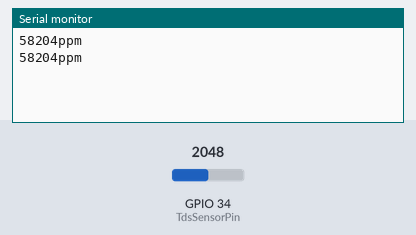
Simulated run of this sketch. Board: ESP32. Shown: the last lines printed to the serial monitor. The test bench sets the inputs (shaded band); at power-on: GPIO 34 (TdsSensorPin) = 2048.

Above: at 1.8 s.
1.9 s: GPIO 34 (TdsSensorPin) set to 2866
At 2.4 s:
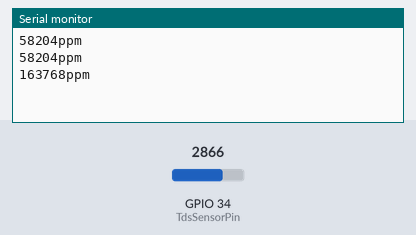
3.4 s: GPIO 34 (TdsSensorPin) set to 3603
At 4.8 s:
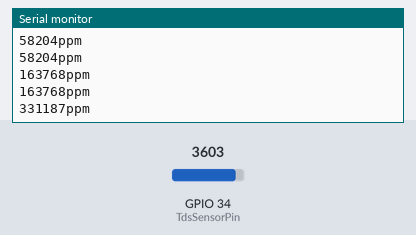
Timing chart, 0 to 6.4 s (numbered marks = the images above; inputs shaded):
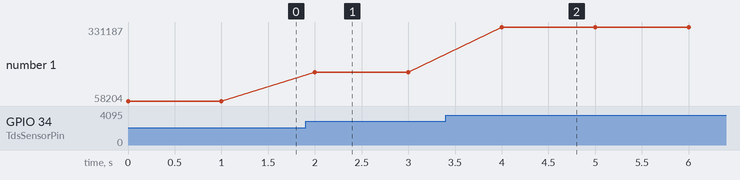

Measured:
- after the input at 1.9 s, the serial monitor: prints a new line after 0.10 s (image 1)
- after the input at 3.4 s, the serial monitor: prints a new line after 0.60 s (image 2)
- plotted number 1: 58204 → 163768 after the input at 1.9 s, 163768 → 331187 after the input at 3.4 s

The sketch:

code_1_tds.ino
```cpp
#include <GravityTDS.h>

#include <EEPROM.h>


#define TdsSensorPin 34
GravityTDS gravityTds;

float temperature = 25,tdsValue = 0;

void setup()
{
    Serial.begin(115200);
    gravityTds.setPin(TdsSensorPin);
    gravityTds.setAref(5.0);  //reference voltage on ADC, default 5.0V on Arduino UNO
    gravityTds.setAdcRange(1024);  //1024 for 10bit ADC;4096 for 12bit ADC
    gravityTds.begin();  //initialization
}

void loop()
{
    //temperature = readTemperature();  //add your temperature sensor and read it
    gravityTds.setTemperature(temperature);  // set the temperature and execute temperature compensation
    gravityTds.update();  //sample and calculate
    tdsValue = gravityTds.getTdsValue();  // then get the value
    Serial.print(tdsValue,0);
    Serial.println("ppm");
    delay(1000);
}
```
